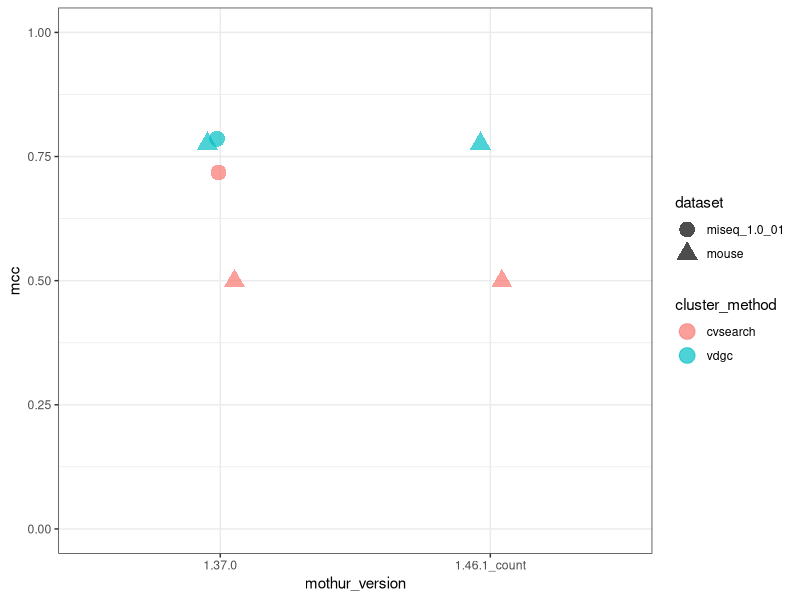

R code for this plot:
## ---- chunk 1
knitr::opts_chunk$set(echo = TRUE,
                      fig.path = 'figures/')
## ---- chunk 2
library(here)
library(tidyverse)
## ---- chunk 3
dat <- read_tsv(here('results', 'sensspec_concat.tsv'))
head(dat)
dat %>% ggplot(aes(x=mothur_version, y=mcc, color=cluster_method, shape=dataset)) +
  geom_point(position = position_jitter(width=0.1, height = 0),
             size = 5, alpha=0.7) +
  ylim(0,1) +
  theme_bw()
